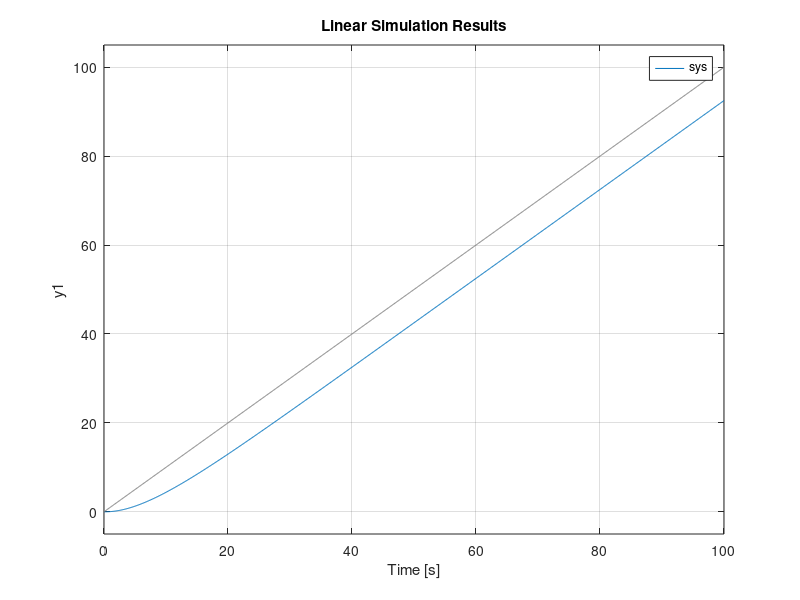

MATLAB code for this plot:
%%%%%%%%%%%%%%% 5.9 %%%%%%%%%%%%%%%%%

numg=[10];
deng=[1 20 75 0]; 

sysg = tf(numg,deng);
sys = feedback(sysg,1)

t=[0:0.1:100];
u=t;

lsim(sys,u,t);